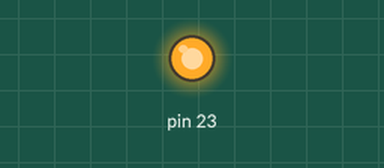
Recording of a sketch running on a simulated Arduino Uno, built with avr-gcc and run on an emulated ATmega328P. Parts: output pins drawn as LEDs (lit = HIGH).

Above: at 0.1 s.
At 129.5 s:
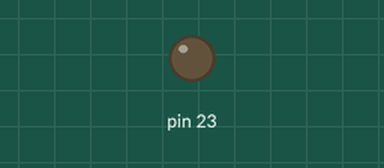
Timing chart, 0 to 130.0 s (numbered marks = the images above):
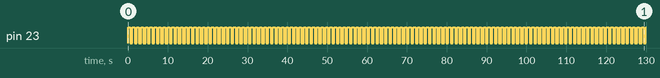

The sketch:

p1_blinkEnsamblador.ino
```cpp
void setup()
{
  DDRB = DDRB | B10000000;
  // Data Direction Register B: Inputs 0-6, Output 7
}
void loop()
{
  /*
   * 0x05 es el puerto B
   * sbi pone en uno el bit 7 del puerto b
   * se llama al tiempo para generar un delay
   * cbi apaga el 7 bit del puerto b
   * vuelve a llamar a tiempo y reinicia
   *
   * asi que el codigo hace el blink
   * prende, gasta tiempo, apaga, gasta tiempo, repite
   *
   * tiempo son tres loops anidado que gastan 255*255*45 operaciones
   */
  asm (
    "inicio: \n\t"
    "sbi 0x05,0x07 \n\t"
    "call tiempo \n\t"
    "cbi 0x05,0x07 \n\t"
    "call tiempo \n\t"
    "jmp main \n\t"
    "tiempo: \n\t"
    "LDI r22, 45 \n\t"
    "LOOP_3: \n\t"
    "LDI r21, 255 \n\t"
    "LOOP_2: \n\t"
    "LDI r20, 255 \n\t"
    "LOOP_1: \n\t""DEC r20 \n\t"
    "BRNE LOOP_1 \n\t"
    "DEC r21 \n\t"
    "BRNE LOOP_2 \n\t"
    "DEC r22 \n\t"
    "BRNE LOOP_3 \n\t"
    "ret \n\t"
    );
}
```

Measured:
- by itself, pin 23: alternates HIGH for 0.55 s and LOW for 0.55 s
